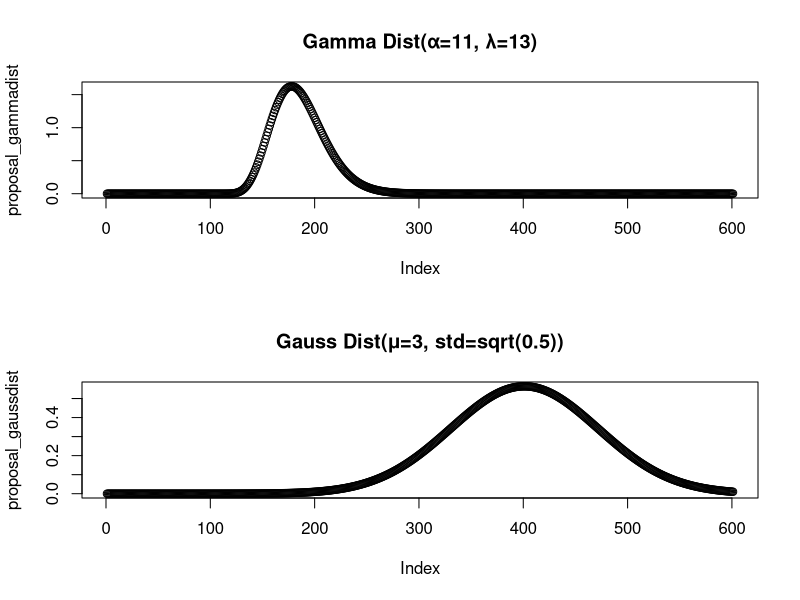

Write R code to recreate this figure.
# 波平問題:
# 過去10回の釣果 c(0,1,0,0,2,0,1,0,0,1)
# 事前分布はガンマ分布f(θ|α=6, λ=3)
# 尤度はポアソン分布に従っているとする.
# 奥さんは主人のθ=2, std=0.8
# 
# 6) 事後分布であるガンマ分布 f(θ|α=11, λ=13)を独立MH法を
# シミュレート
# 理論値: 0.846
#
# 7) 事後分布がガウス分布 平均3.0, 分散0.5を独立MH法を用いてシミュレート
# 理論値: 0.846
#
# by Hiro Taiyo Hamada, Araya Inc.

set.seed(1234);

# initial parameters
n_sample = c(10,100,1000,10000,100000);
burn = 1000;

data = c(0,1,0,0,2,0,1,0,0,1);

# 1) proposal distribution plot
x = -100:500;
x = x/100;
alpha = 11; lambda = 13;
mu = 3; var = 0.5
split.screen(c(2,1)); 
proposal_gammadist = dgamma(x,shape=alpha,rate=lambda);
screen(1); plot(proposal_gammadist, main="Gamma Dist(α=11, λ=13)");
proposal_gaussdist = dnorm(x, mean=mu,sd=sqrt(var));
screen(2); plot(proposal_gaussdist, main="Gauss Dist(μ=3, std=sqrt(0.5))");

# 2) ガンマ分布のカーネル
# α=11, λ=13
gamma_kernel <- function(theta,data){
	if (theta < 0) {
		return(0)
	}
	likelihood = prod(dpois(data, lambda=theta))
	prior      = dgamma(theta, shape=6,rate=3);
	return(prior * likelihood)
}

# 3) independent_MH
independent_MH <- function(data, mu_proposal=1,scale_proposal=sqrt(0.5),theta_init=2,nrun=10) {

	# initial values
	theta_current = theta_init;
	posterior = c(theta_current)
	count = 0; # count accepted proposals

	for (ii in 1:nrun){
		theta_proposal = rnorm(1, mean=theta_current, sd=scale_proposal);;

		# likelihood x prior
		p_current = gamma_kernel(theta_current,data)
		p_proposal= gamma_kernel(theta_proposal,data)

		# probability to accept proposal
		p_accept =  dnorm(x=theta_current,mean=theta_current, sd=scale_proposal) * p_proposal /
        (dnorm(x=theta_proposal,mean=theta_current, sd=scale_proposal) * p_current)

		# probability to accept proposal
		if (runif(1) < p_accept){
			count = count + 1;
			theta_current = theta_proposal
		}
		# append posterior
		posterior = append(posterior, theta_current);
	}
	print("Accpeted rate:")
	print(count/nrun*100);
	print("%")
	return(posterior)
}

posterior = independent_MH(data, nrun=10);
print(mean(posterior))
posterior = independent_MH(data, nrun=100);
print(mean(posterior))
posterior = independent_MH(data, nrun=1000);
print(mean(posterior))
posterior = independent_MH(data, nrun=10000);
print(mean(posterior))